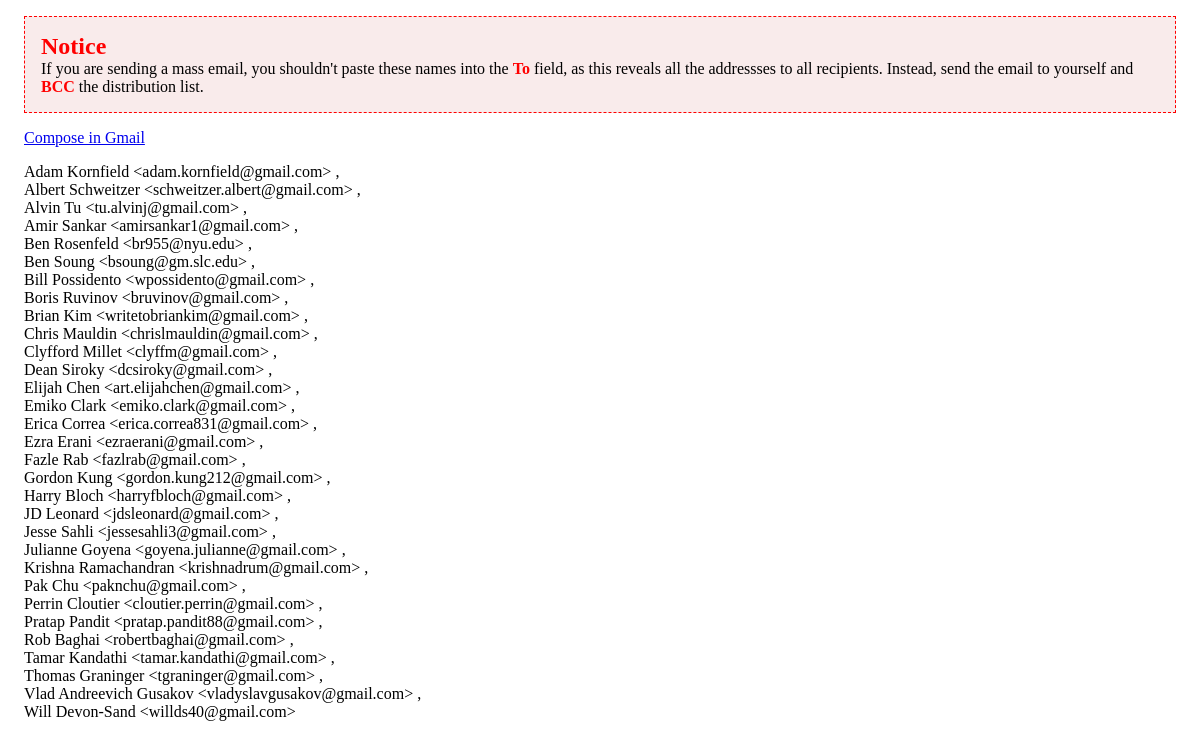
The app's page /student/list/email/ (signed in), older data.
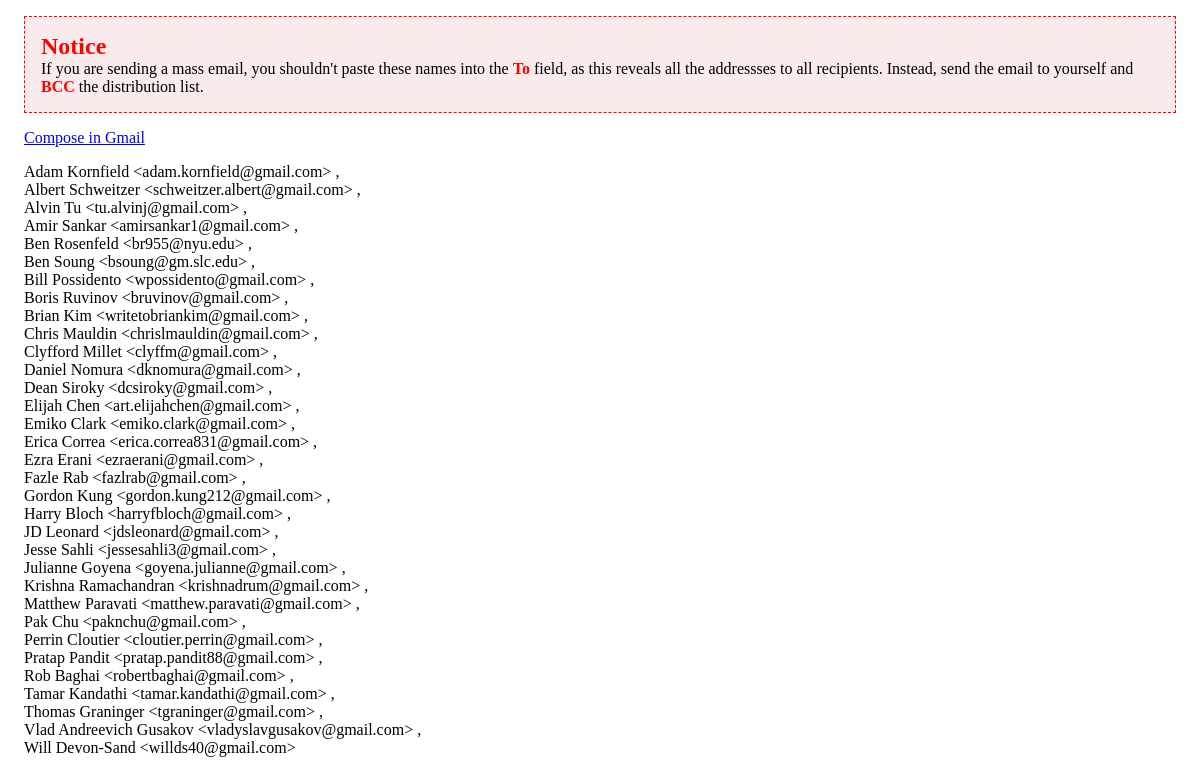
The same page, newer data.
### people/models.py (models this page shows, shortened)
class Student(models.Model):
    first_name = models.CharField(max_length=31)
    last_name = models.CharField(max_length=31)
    email = models.EmailField()
    course = models.ForeignKey(Course)
    start_date = models.DateField(default=date.today)
    end_date = models.DateField(blank=True, null=True)
    current_project = models.ForeignKey('projects.Project', blank=True, null=True)
    uses_own_laptop = models.BooleanField(default=True)
    active = models.BooleanField(default = False)
    directory_information = models.OneToOneField("people.ContactInfo", blank=True, null=True)
    emergency_contact = models.OneToOneField("people.EmergencyContact", blank=True, null=True)
    links = models.ManyToManyField(Link, blank=True)
    education = models.OneToOneField(EducationalInformation, blank=True, null=True)
    work_experience = models.OneToOneField(WorkExperience, blank=True, null=True)
    class Meta:
        ordering = ('first_name',)

### people/views.py (the view)
class StudentEmailList(PermissionRequiredMixin, View):
    permission_required = 'people.add_student'
    template_name = 'student_email_list.html'
    def get(self, request):
        students = Student.objects.filter(active=True).order_by('first_name')
        current_user = request.user
        current_user_email = current_user.email
        return render(
            request,
            self.template_name,
            {'student_list': students, 'current_user_email':current_user_email})

### people/templates/student_email_list.html (shortened to what this page needs)
<!DOCTYPE html>
<html lang="en">
<head>
</head>
<body>
<div class="notice"><h2>Notice</h2><p>If you are sending a mass email, you shouldn't paste these names into the <strong>To</strong> field, as this reveals all the addressses to all recipients. Instead, send the email to yourself and <strong>BCC</strong> the distribution list.</p></div>
<div class="addresses">
{% block email %}
<p><a href="https://mail.google.com/mail/?view=cm&fs=1&to={{ current_user_email }}&bcc=
{% for student in student_list %}
        {{ student.first_name|urlencode }}+{{ student.last_name|urlencode }}&lt;{{ student.email }}&gt;
        {% if not forloop.last %},
        {% endif %}
{% endfor %}
{% endblock %}
">Compose in Gmail</a></p>
<p>
{% block content %}
{% for student in student_list %}
        {{ student.first_name }} {{ student.last_name }} &lt;{{ student.email }}&gt;
    {% if not forloop.last %},<br>
        {% endif %}
{% endfor %}
{% endblock %}
</p>
</div>
</body>
</html>

### people/templates/student_email_list.html (style rules this page uses)
.notice { background: rgba(193, 66, 66, 0.1); border: red dashed 1px; padding:1em; margin: 1em; }
.notice h2, .notice p { margin-bottom: 0; margin-top: 0; }
.notice h2, .notice strong { color: red; font-family: "Arial Black"; }
.addresses { margin: 1em; }

Row changes from the older to the newer data that the page shows:
now on this page (row edited): Student: first_name "Daniel", last_name "Nomura", email "dknomura@gmail.com"
now on this page (row edited): Student: first_name "Matthew", last_name "Paravati", email "matthew.paravati@gmail.com"
